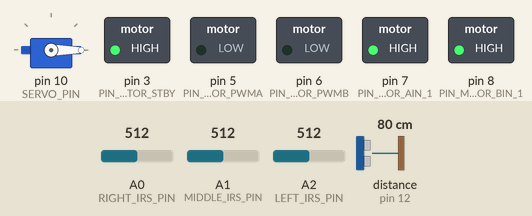
A sketch run on a simulated Arduino Uno, built with avr-gcc and run on an emulated ATmega328P. Shown: servo, switched loads named in the sketch (green lamp = pin HIGH). Wiring (inferred from the names in the program): ultrasonic range finder: trigger pin 13; echo pin 12. Dashed ring = blinking. The inputs (shaded band) are chosen by the test bench; at power-on: distance to the obstacle (sensor on pin 12) 80 cm, A0 (RIGHT_IRS_PIN) = 512, A1 (MIDDLE_IRS_PIN) = 512, A2 (LEFT_IRS_PIN) = 512. The echo pulse lasts 58.3 µs per cm; pins used as bus, display or sensor lines are not drawn.

Above: at 1.7 s.
1.8 s: distance to the obstacle (sensor on pin 12) set to 2 cm
4.8 s: distance to the obstacle (sensor on pin 12) set to 35 cm
At 5.31 s:
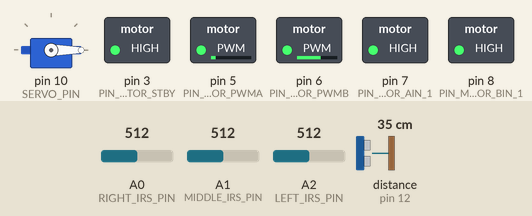
7.8 s: distance to the obstacle (sensor on pin 12) set to 14 cm
10.8 s: distance to the obstacle (sensor on pin 12) set to 11 cm
At 12.35 s:
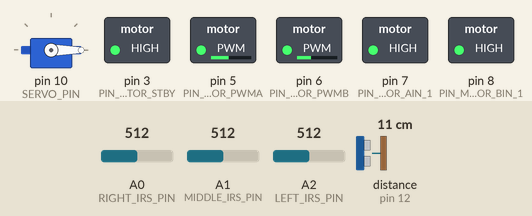
13.8 s: distance to the obstacle (sensor on pin 12) set to 60 cm
At 13.98 s:
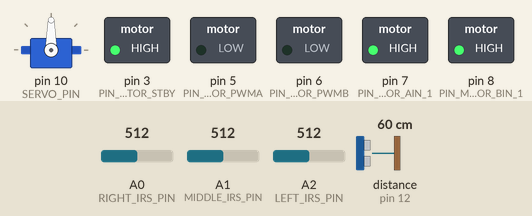
16.8 s: distance to the obstacle (sensor on pin 12) set to 7 cm
At 18.04 s:
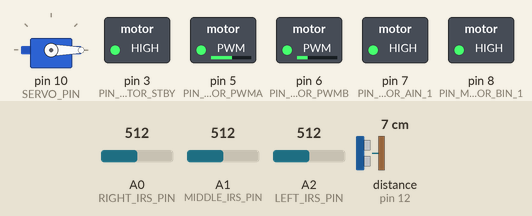
Timing chart, 0 to 20.8 s (numbered marks = the images above; inputs shaded):
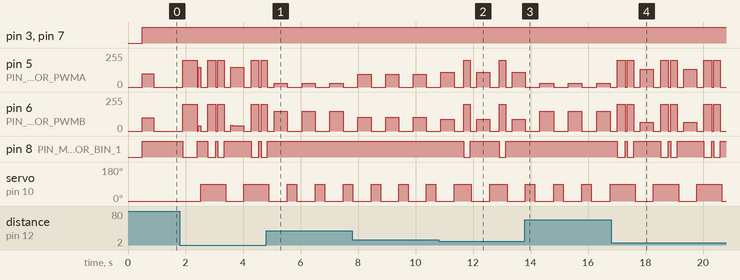

The sketch:

wall_follower.ino
```cpp
#include <avr/wdt.h>
#include "Motor.h"
#include "UltraSonicSensor.h"
#include "ServoRotate.h"
#include "InfraRedSensor.h"

Motor motor;
UltraSonicSensor ultrasonic;
ServoRotate servo;
InfraRedSensor irs;
unsigned long start_time;
const int targetDistance = 12; // Target distance from the wall in cm
const float proportionalGain = 5.5; // Proportional gain for correction
int baseSpeed = 100;
bool rightWall = true;
bool foundEnd = false;
int frontDistance;


void setup() {
  motor.init();
  ultrasonic.init();
  servo.init();
  irs.init();
  servo.rotateTo(0);
  delay(500); //time to start
  start_time = millis();
}

// Constant and Variables for Wall Following


void loop() {
  unsigned long current_time = millis();
  int left = irs.get_left();
  int right = irs.get_right();
  int middle = irs.get_middle();

  if (!foundEnd) {
    if ((left > BLACK_LOWER && left < BLACK_UPPER) && (middle > BLACK_LOWER && middle < BLACK_UPPER) && (right > BLACK_LOWER && right < BLACK_UPPER)){
      foundEnd = true;
      motor.move(FORWARD, 100);
      delay(400); //time moving forward
      motor.move(STOP, 0);
      delay(1000); //found end pause
      motor.move(LEFT, 200);
      delay(500); //time moving left
      motor.move(STOP, 0);
      delay(50); //time stopped
    }
  }
  else if (foundEnd && rightWall) {
    if ((left > GRAY_LOWER && left < GRAY_UPPER) && (middle > GRAY_LOWER && middle < GRAY_UPPER) && (right > GRAY_LOWER && right < GRAY_UPPER)){
        rightWall = false;
        motor.move(FORWARD, baseSpeed);
        delay(400); //adjust!!!!
        motor.move(STOP, 0);
        delay(25);
        motor.move(LEFT, 200);
        delay(500); //time turning left
        motor.move(STOP, 0);
        delay(600); //time stopped to reset
        servo.rotateTo(180);
        delay(400); //time for servo to rotate
  }
}

  if (rightWall) {
    if (current_time - start_time > 400) {
      motor.move(STOP, 0);
      servo.rotateTo(90);
      delay(250); //time for servo to rotate
      ultrasonic.send_pulse();
      int frontDistance = ultrasonic.get_distance();

      if (frontDistance < 10) {
          motor.move(LEFT, 200);
          delay(270); //time turning left
      }

      motor.move(STOP, 0);
      delay(75); //time stopped
      // redundant?
      // motor.move(STOP, 0);
      // delay(50); //time stopped
      ultrasonic.send_pulse();
      frontDistance = ultrasonic.get_distance();
      if (frontDistance < 12) {
          motor.move(LEFT, 200);
          delay(225); //time turning left
          motor.move(STOP, 0);
          delay(50); //time sotpped
      }

      servo.rotateTo(0);
      delay(175); //time for servo to rotate
      start_time = millis();
    }
    ultrasonic.send_pulse();
    int currentDistance = ultrasonic.get_distance();

    // Calculate error with saturation
    int error;
    if (currentDistance > 25) {
      error = 25 - targetDistance; // Cap the error to the value at 25 cm
    } else {
      error = currentDistance - targetDistance;
    }

    // Calculate speed adjustment
    int speedAdjustment = proportionalGain * error;

    // Set motor speeds
    int rightMotorSpeed = baseSpeed - speedAdjustment;
    int leftMotorSpeed = baseSpeed + speedAdjustment;

    // Ensure speeds remain within 0-255
    rightMotorSpeed = constrain(rightMotorSpeed, 0, 150);
    leftMotorSpeed = constrain(leftMotorSpeed, 0, 150);

    // Move robot
    motor.motor_control(DIRECTION_FRONT, rightMotorSpeed, DIRECTION_FRONT, leftMotorSpeed, CONTROL_ENABLE);
  }
  else if (!rightWall) {
    if (!rightWall){
      if ((left > BLACK_LOWER && left < BLACK_UPPER) && (middle > BLACK_LOWER && middle < BLACK_UPPER) && (right > BLACK_LOWER && right < BLACK_UPPER)){
        motor.move(STOP, 0);
        delay(300000); //end
      }
    }
    if (current_time - start_time > 400) {
      motor.move(STOP, 0);
      servo.rotateTo(90);
      delay(250); //time for servo to rotate
      ultrasonic.send_pulse();
      int frontDistance = ultrasonic.get_distance();

      if (frontDistance < 10) {
        motor.move(RIGHT, 200);
        delay(270); //time turning right
      }

      motor.move(STOP, 0);
      delay(75); //time stopped
      ultrasonic.send_pulse();
      frontDistance = ultrasonic.get_distance();
      if (frontDistance < 12) {
        motor.move(RIGHT, 200);
        delay(225); //time moving right
        motor.move(STOP, 0);
        delay(50); //time stopped
      }

      servo.rotateTo(180);
      delay(175); //time for servo to rotate
      start_time = millis();
    }
    ultrasonic.send_pulse();
    int currentDistance = ultrasonic.get_distance();

    // Calculate error with saturation
    int error;
    if (currentDistance > 25) {
      error = 25 - targetDistance; // Cap the error to the value at 25 cm
    } else {
      error = currentDistance - targetDistance;
    }

    // Calculate speed adjustment
    int speedAdjustment = proportionalGain * error;

    // Set motor speeds
    int rightMotorSpeed = baseSpeed + speedAdjustment;
    int leftMotorSpeed = baseSpeed - speedAdjustment;

    // Ensure speeds remain within 0-255
    rightMotorSpeed = constrain(rightMotorSpeed, 0, 150);
    leftMotorSpeed = constrain(leftMotorSpeed, 0, 150);

    // Move robot
    motor.motor_control(DIRECTION_FRONT, rightMotorSpeed, DIRECTION_FRONT, leftMotorSpeed, CONTROL_ENABLE);
  }
  // Delay to allow for movement
  delay(75);

}

/*
psuedo:

1. explore node we are in
2. Follow right wall for 1100ms
    follow:
    maybe just forwards
    - if distance to wall < 13 -> Turn LEFT FORWARD
    - if distance inbwteen 13 and 15 -> Go FORWARD
    - if distance inbetween 15 and 18 -> Turn RIGHT FORWARD

3. when 1.1s passes (travels 30cm - one square)
4. check 3 sides
5. turn as needed
6. repeat 2-6
*/ 
```

InfraRedSensor.cpp
```cpp
#include "InfraRedSensor.h"

int InfraRedSensor::get_analogue_value(int pin){
    int value = analogRead(pin);
    return value;
}

/*Infrared sensors are set to on and are capable of reading the line*/
void InfraRedSensor::init(void){
    pinMode(LEFT_IRS_PIN, INPUT);
    pinMode(MIDDLE_IRS_PIN, INPUT);
    pinMode(RIGHT_IRS_PIN, INPUT);
}

int InfraRedSensor::get_left(void){
    return get_analogue_value(LEFT_IRS_PIN);
}

int InfraRedSensor::get_middle(void){
    return get_analogue_value(MIDDLE_IRS_PIN);
}

int InfraRedSensor::get_right(void){
    return get_analogue_value(RIGHT_IRS_PIN);
}
```

InfraRedSensor.h
```cpp
#ifndef _InfraRedSensor_H_
#define _InfraRedSensor_H_

#include <arduino.h>

/*Infrared Sensor*/
class InfraRedSensor {
    private:
    // Pins for the Infrared Sensors
    #define LEFT_IRS_PIN A2
    #define MIDDLE_IRS_PIN A1
    #define RIGHT_IRS_PIN A0

    int get_analogue_value(int pin);

public:
    # define THRESHOLD 600
    # define BLACK_LOWER 500
    # define BLACK_UPPER 1000
    # define GRAY_LOWER 200
    # define GRAY_UPPER 500

    void init(void);
    int get_left(void);
    int get_middle(void);
    int get_right(void);
};

#endif
```

Motor.cpp
```cpp
#include "Motor.h"

void Motor::motor_control(boolean direction_A, uint8_t speed_A,
                                          boolean direction_B, uint8_t speed_B,
                                          boolean controlED)
{
  if (controlED == CONTROL_ENABLE) // Checks if motor control is enabled
  {
    digitalWrite(PIN_MOTOR_STBY, HIGH); // Activates the motor driver by setting STBY to high
    { //A...Right
      switch (direction_A)
      {
      case DIRECTION_FRONT:
        digitalWrite(PIN_MOTOR_AIN_1, HIGH);
        analogWrite(PIN_MOTOR_PWMA, speed_A);
        break;

      case DIRECTION_BACK:
        digitalWrite(PIN_MOTOR_AIN_1, LOW);
        analogWrite(PIN_MOTOR_PWMA, speed_A);
        break;

      case DIRECTION_VOID:
        analogWrite(PIN_MOTOR_PWMA, 0);
        digitalWrite(PIN_MOTOR_STBY, LOW);
        break;

      default:
        analogWrite(PIN_MOTOR_PWMA, 0);
        digitalWrite(PIN_MOTOR_STBY, LOW);
        break;

      }
    }

    { //B...Left
      switch (direction_B)
      {
      case DIRECTION_FRONT:
        digitalWrite(PIN_MOTOR_BIN_1, HIGH);
        analogWrite(PIN_MOTOR_PWMB, speed_B);
        break;

      case DIRECTION_BACK:
        digitalWrite(PIN_MOTOR_BIN_1, LOW);
        analogWrite(PIN_MOTOR_PWMB, speed_B);
        break;

      case DIRECTION_VOID:
        analogWrite(PIN_MOTOR_PWMB, 0);
        digitalWrite(PIN_MOTOR_STBY, LOW);
        break;

      default:
        analogWrite(PIN_MOTOR_PWMB, 0);
        digitalWrite(PIN_MOTOR_STBY, LOW);
        break;

      }
    }
  }

  else
  {
    digitalWrite(PIN_MOTOR_STBY, LOW);
    return;
  }
}

void Motor::init(void) {
  pinMode(PIN_MOTOR_PWMA, OUTPUT);
  pinMode(PIN_MOTOR_PWMB, OUTPUT);
  pinMode(PIN_MOTOR_AIN_1, OUTPUT);
  pinMode(PIN_MOTOR_BIN_1, OUTPUT);
  pinMode(PIN_MOTOR_STBY, OUTPUT);
}


void Motor::move(String direction, int is_speed) {
  static uint8_t directionRecord = 0;
  uint8_t speed = is_speed;
  if (is_speed > SPEED_MAX)
  {
    speed = SPEED_MAX;
  }
  else if (is_speed < SPEED_MIN)
  {
    speed = SPEED_MIN;
  }
  if (direction == FORWARD) {
    motor_control(DIRECTION_FRONT, speed,
                  DIRECTION_FRONT, speed,
                  CONTROL_ENABLE);
  }
  else if (direction == BACKWARD) {
    motor_control(DIRECTION_BACK, speed,
                  DIRECTION_BACK, speed,
                  CONTROL_ENABLE);
  }
  else if (direction == LEFT) {
    motor_control(DIRECTION_FRONT, speed,
                  DIRECTION_BACK, speed,
                  CONTROL_ENABLE);
  }
  else if (direction == RIGHT) {
    motor_control(DIRECTION_BACK, speed,
                  DIRECTION_FRONT, speed,
                  CONTROL_ENABLE);
  }
  else if (direction == LEFT_FORWARD) {
    motor_control(DIRECTION_FRONT, speed,
                  DIRECTION_FRONT, speed / 2,
                  CONTROL_ENABLE);
  }
  else if (direction == LEFT_BACKWARD) {
    motor_control(DIRECTION_BACK, speed,
                  DIRECTION_BACK, speed / 2,
                  CONTROL_ENABLE);
  }
  else if (direction == RIGHT_FORWARD) {
    motor_control(DIRECTION_FRONT, speed / 2,
                  DIRECTION_FRONT, speed,
                  CONTROL_ENABLE);
  }
  else if (direction == RIGHT_BACKWARD) {
    motor_control(DIRECTION_BACK, speed / 2,
                  DIRECTION_BACK, speed,
                  CONTROL_ENABLE);
  }
  else if (direction == STOP) {
    motor_control(DIRECTION_VOID, 0,
                  DIRECTION_VOID, 0,
                  CONTROL_ENABLE);
  }
  else {
    return;
  }
}


void Motor::turn(String direction, int degrees) {
  if (direction == LEFT || direction == RIGHT) {
    move(direction, 100);
    delay((degrees / 360.0) * TIME_FOR_360_DEGREE);
  }
}

void Motor::turnLeft() {
  move(LEFT, 100);

}
```

Motor.h
```cpp
#ifndef _Motor_H_
#define _Motor_H_

#include <arduino.h>
#include <string.h>

class Motor {
private:
  // A -> Right Side
  // B -> Left Side
  // PWMA and PWMB are used for Pulse Width Modulation (control the speed of motors a and b)
  #define PIN_MOTOR_PWMA 5
  #define PIN_MOTOR_PWMB 6

  // AIN and BIN control the direction of motors a and b respectively
  #define PIN_MOTOR_AIN_1 7
  #define PIN_MOTOR_BIN_1 8

  // STBY pin is used to enable or disable the motor driver
  #define PIN_MOTOR_STBY 3

  // Speed and direction settings
  #define SPEED_MAX 255
  #define SPEED_MIN 0
  #define DIRECTION_FRONT true
  #define DIRECTION_BACK false
  #define DIRECTION_VOID 3

  // Control settings
  #define CONTROL_ENABLE true
  #define CONTROL_DISABLE false

  #define TIME_FOR_360_DEGREE 3200


public:
  // Movement directions
  #define FORWARD "forward"
  #define BACKWARD "backward"
  #define LEFT "left"
  #define RIGHT "right"
  #define LEFT_FORWARD "left_forward"
  #define LEFT_BACKWARD "left_backward"
  #define RIGHT_FORWARD "right_forward"
  #define RIGHT_BACKWARD "right_backward"
  #define STOP "stop_it"

  // Initializes the motor hardware settings, must be called in setup()
  void init(void);
  // Controls the motor based on direction of each side, speed and enable/disable control
    void motor_control(boolean direction_A, uint8_t speed_A,
                                     boolean direction_B, uint8_t speed_B,
                                     boolean controlED
  );

  // Moves the robot based on direction, speed
  void move(String direction, int speed);

  void turn(String direction, int degrees);

  void turnLeft();

};

#endif
```

ServoRotate.cpp
```cpp
// servorotate.cpp
#include "servorotate.h"

void ServoRotate::init(void) {
    myservo.attach(SERVO_PIN);  // Attaches the servo on the specified pin to the servo object
}

void ServoRotate::rotateTo(int degrees) {
    myservo.write(degrees);  // Rotate the servo to the specified angle
}
```

ServoRotate.h
```cpp
// servorotate.h
#ifndef SERVO_ROTATE_H
#define SERVO_ROTATE_H

#include <Servo.h>

class ServoRotate {
private:
    #define SERVO_PIN 10
    Servo myservo;

public:
    void init(void);  // Initializes the servo

    void rotateTo(int degrees);  // Method to rotate the servo to a specific angle

};

#endif // SERVO_ROTATE_H
```

UltraSonicSensor.cpp
```cpp
#include "UltraSonicSensor.h"

/*Ultra Sonic Sensor control*/
void UltraSonicSensor::init(void) {
  pinMode(ECHO_PIN, INPUT);
  pinMode(TRIG_PIN, OUTPUT);
}

void UltraSonicSensor::send_pulse(void) {
  digitalWrite(TRIG_PIN, LOW);
  delayMicroseconds(2);

  digitalWrite(TRIG_PIN, HIGH);
  delayMicroseconds(10);
  digitalWrite(TRIG_PIN, LOW);
}

// Returns distance in cm
long UltraSonicSensor::get_distance(void) {
  long duration, distance;
  duration = pulseIn(ECHO_PIN, HIGH);
  distance = duration * 0.034 / 2;

  return distance;
}
```

UltraSonicSensor.h
```cpp
#ifndef _UltraSonicSensor_H_
#define _UltraSonicSensor_H_

#include <arduino.h>

/*Motor*/
class UltraSonicSensor {
private:
  #define ECHO_PIN 12
  #define TRIG_PIN 13

public:
  void init(void);

  void send_pulse(void);

  long get_distance(void);

};

#endif
```

Measured:
- the behaviour switches between 13 and 12 cm on distance to the obstacle (sensor on pin 12) (found by bisection; images 1 and 2)
- after the input at 4.8 s, pin 8 (PIN_MOTOR_BIN_1): goes on until 4.9 s, then stays HIGH; servo on pin 10 (SERVO_PIN): alternates 90° for 0.33 s and 0° for 0.64 s, starting after 1.1 s
- after the input at 10.8 s, pin 8 (PIN_MOTOR_BIN_1): alternates HIGH for 1.0 s and LOW for 0.23 s, starting after 0.87 s; servo on pin 10 (SERVO_PIN): 90° → 0° after 1.1 s, → 90° 0.63 s later, → 0° 0.60 s later
- after the input at 13.8 s, pin 8 (PIN_MOTOR_BIN_1): stops changing and stays HIGH
- after the input at 16.8 s, pin 8 (PIN_MOTOR_BIN_1): HIGH → LOW after 0.22 s, then repeats every 1.5 s: HIGH 0.08 s, LOW 0.23 s, HIGH 0.93 s, LOW 0.27 s; servo on pin 10 (SERVO_PIN): alternates 90° for 0.87 s and 0° for 0.63 s, starting after 0.84 s
- by itself, pin 5 (PIN_MOTOR_PWMA): repeats every 1.5 s: 0/255 0.08 s, 200/255 0.23 s, 0/255 0.23 s, 133/255 0.46 s, 0/255 0.25 s, 200/255 0.27 s
- by itself, pin 6 (PIN_MOTOR_PWMB): repeats every 1.5 s: 0/255 0.08 s, 200/255 0.23 s, 0/255 0.23 s, 67/255 0.46 s, 0/255 0.25 s, 200/255 0.27 s
